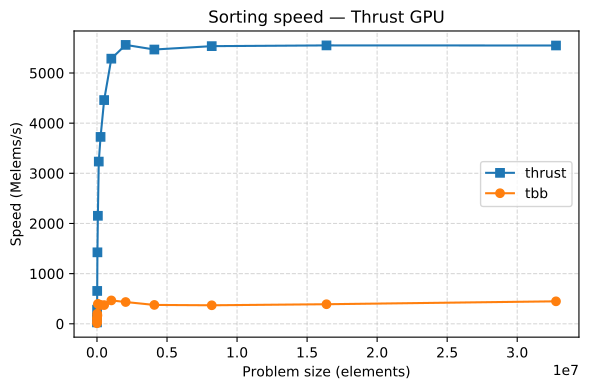

Here is the Python script that generated this plot:
import matplotlib.pyplot as plt
import matplotlib.ticker as ticker

sizes = [1000, 2000, 4000, 8000, 16000, 32000, 64000, 128000, 256000, 512000, 1024000, 2048000, 4096000, 8192000, 16384000, 32768000]
tbb = [11, 117, 98, 41, 201, 167, 396, 386, 374, 373, 466, 434, 376, 369, 390, 448]
thrust = [28, 116, 89, 282, 655, 1425, 2153, 3234, 3726, 4460, 5286, 5560, 5468, 5535, 5550, 5548]


fig, ax = plt.subplots(figsize=(6, 4))

ax.plot(sizes, thrust, marker='s', label='thrust')
ax.plot(sizes, tbb, marker='o', label='tbb')

ax.set_xlabel('Problem size (elements)')
ax.set_ylabel('Speed (Melems/s)')
ax.set_title('Sorting speed — Thrust GPU')
ax.legend()
ax.grid(True, linestyle='--', alpha=0.5)

# Save as PDF — vector, perfect quality in LaTeX
plt.tight_layout()
plt.savefig('poop.pdf', bbox_inches='tight')
